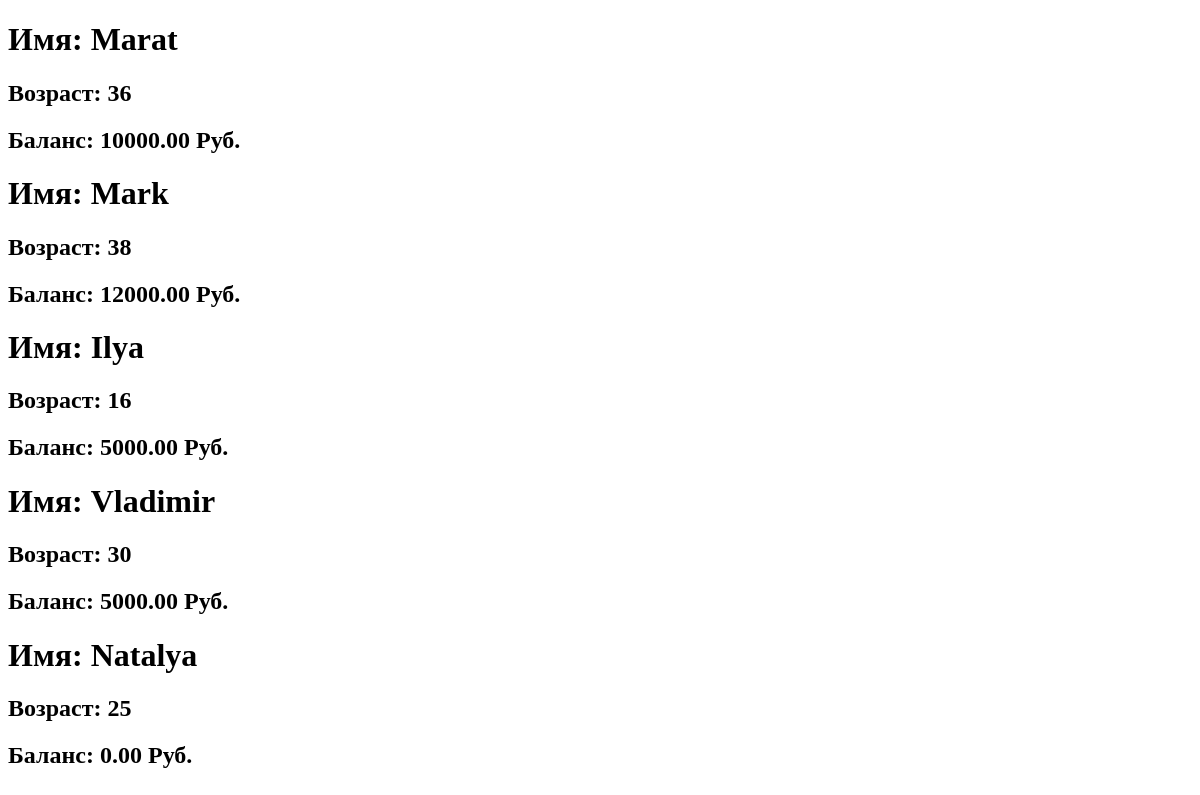
The page /task/bd_buyer/ on the database as committed earlier.
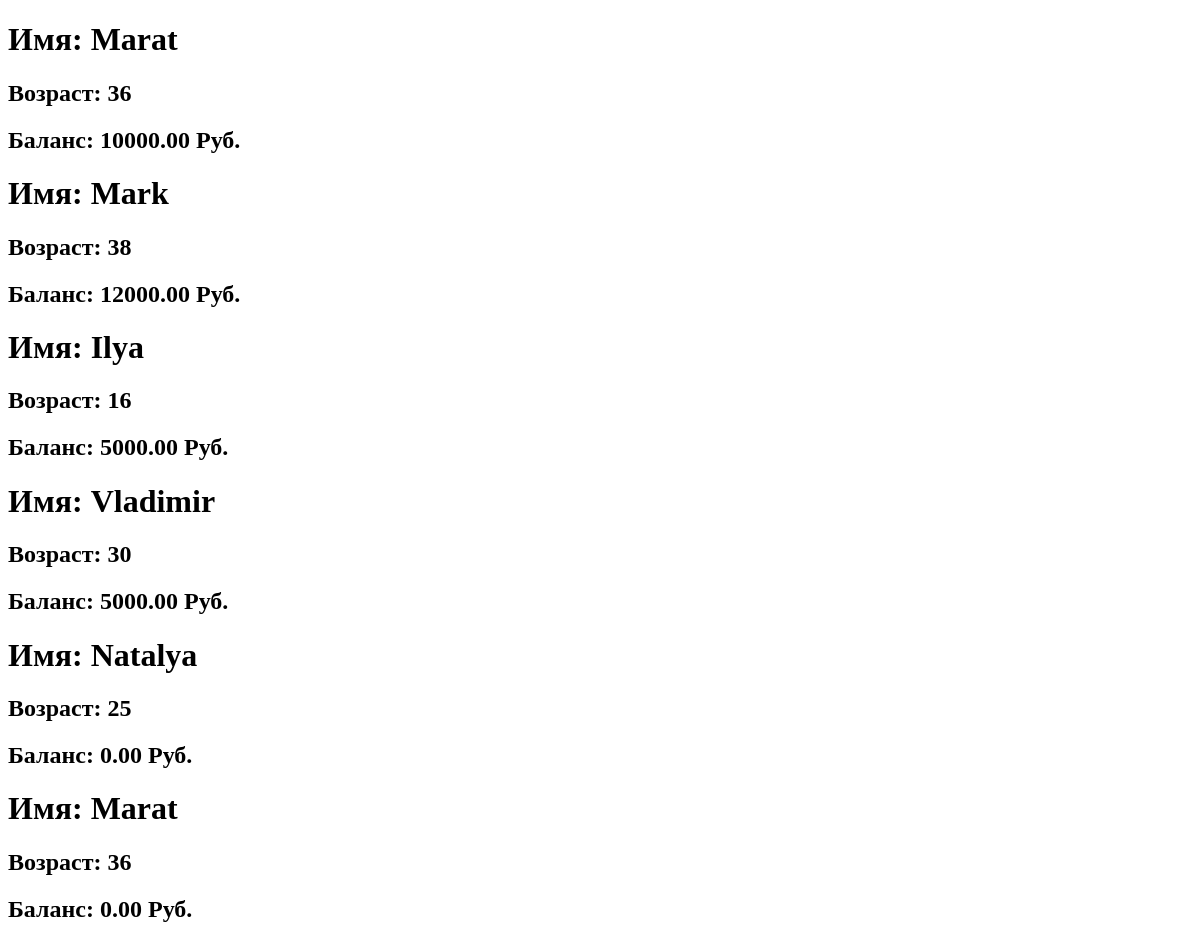
The same page on the database as committed later.
### task1/models.py (models this page shows, shortened)
class Buyer(models.Model):
    name = models.CharField(max_length=20, unique=True)
    password = models.CharField(max_length=20, default=0)
    balance = models.DecimalField(decimal_places=2, max_digits=20)
    age = models.IntegerField()
    subscribe = models.BooleanField(default=False)

### task1/views.py (the view)
# urls.py: path('bd_buyer/', views.bd_buyer, name='bd_buyer'),
def bd_buyer(request):
    buyer_all = Buyer.objects.all()
    context = {
        'buyer_all': buyer_all,
    }
    return render(request, 'fifth_task/bd_buyer.html', context)

### templates/fifth_task/bd_buyer.html (shortened to what this page needs)
<!DOCTYPE html>
<html lang="en">
<head>
</head>
<body>
    {% for buyer in buyer_all %}
        <h1>Имя: {{ buyer.name|title }}</h1>
        <h2>Возраст: {{ buyer.age }}</h2>
        <h2>Баланс: {{ buyer.balance }} Руб.</h2>
    {% endfor %}
</body>
</html>

Rows that differ between the two databases and show on the page:
added Buyer: name "Marat", age "36", balance "0.00"
